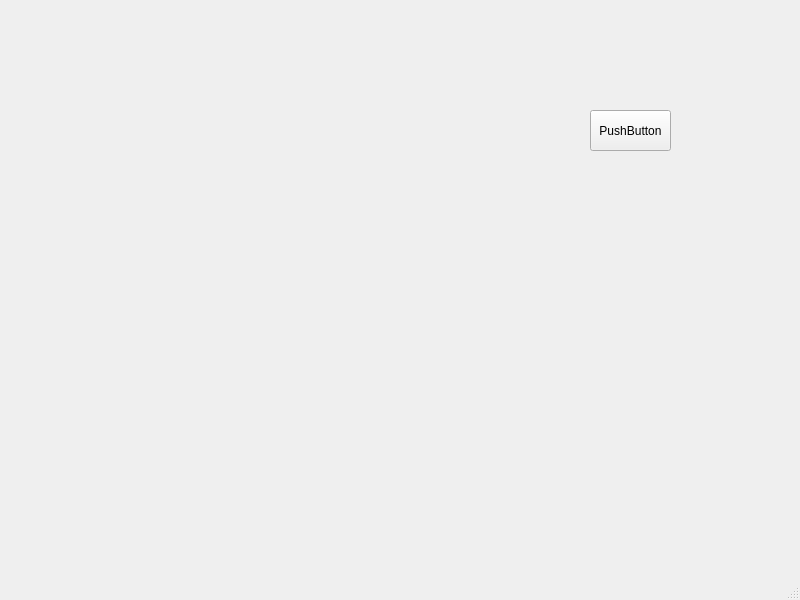
<?xml version="1.0" encoding="UTF-8"?>
<ui version="4.0">
 <class>MainWindow</class>
 <widget class="QMainWindow" name="MainWindow">
  <property name="geometry">
   <rect>
    <x>0</x>
    <y>0</y>
    <width>800</width>
    <height>600</height>
   </rect>
  </property>
  <property name="windowTitle">
   <string>MainWindow</string>
  </property>
  <widget class="QWidget" name="centralwidget">
   <widget class="QLabel" name="label">
    <property name="geometry">
     <rect>
      <x>26</x>
      <y>23</y>
      <width>501</width>
      <height>491</height>
     </rect>
    </property>
    <property name="text">
     <string/>
    </property>
   </widget>
   <widget class="QPushButton" name="pushButton">
    <property name="geometry">
     <rect>
      <x>590</x>
      <y>110</y>
      <width>81</width>
      <height>41</height>
     </rect>
    </property>
    <property name="text">
     <string>PushButton</string>
    </property>
   </widget>
  </widget>
  <widget class="QMenuBar" name="menubar">
   <property name="geometry">
    <rect>
     <x>0</x>
     <y>0</y>
     <width>800</width>
     <height>22</height>
    </rect>
   </property>
  </widget>
  <widget class="QStatusBar" name="statusbar"/>
 </widget>
 <resources/>
 <connections/>
</ui>
